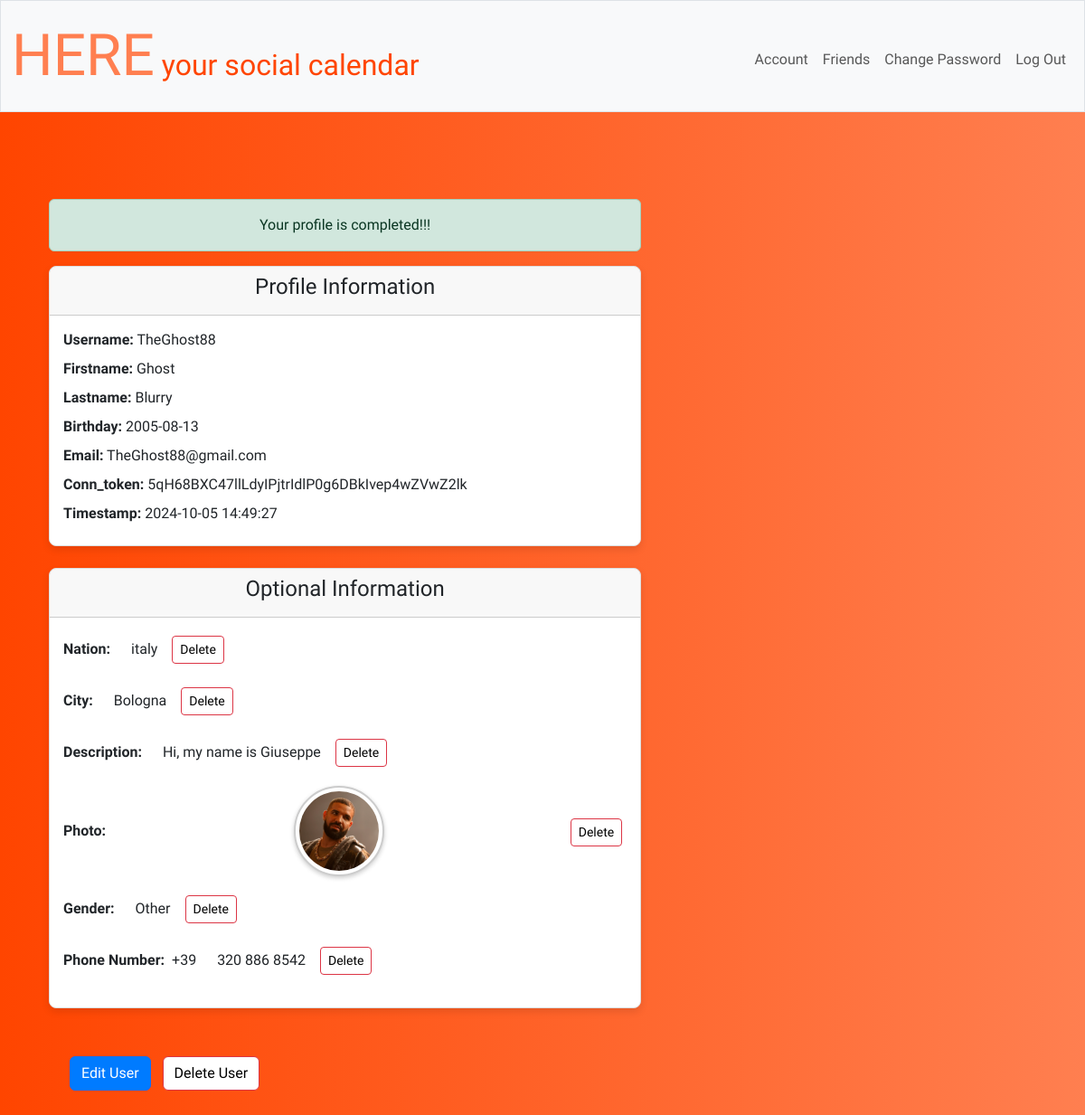
/account (signed in), run on the app's committed database.
### tables this page shows
CREATE TABLE user (
    id INTEGER PRIMARY KEY,
    username TEXT NOT NULL UNIQUE,
    FirstName TEXT,
    LastName TEXT,
    birthday DATE,
    email TEXT NOT NULL UNIQUE,
    hash TEXT,
    conn_token VARCHAR(255),
    timestamp DATETIME DEFAULT CURRENT_TIMESTAMP
);

CREATE TABLE user_optional (
   id INTEGER PRIMARY KEY,
     number TEXT UNIQUE,
     nation TEXT,
     city TEXT,
     description TEXT,
     photo TEXT,
     gender TEXT,
     username TEXT UNIQUE
);

### app.py (the view)
@app.route("/account", methods=["GET", "POST"])
@login_required
def account():
    if request.method == "GET":
        informations = dict(db.execute("SELECT * FROM user WHERE id = ?", session["user_id"])[0])
        optional_informations = dict(db.execute("SELECT * FROM user_optional WHERE id = ?", session["user_id"])[0])
        phone_string = optional_informations["number"]
        if phone_string != None:
            del optional_informations["number"]
            optional_informations["prefix"], optional_informations["phone_number"] = split_phonenumber(phone_string)
        else:
            del optional_informations["number"]
            optional_informations["prefix"] = None
            optional_informations["phone_number"] = None
        counter = 0
        for key, value in optional_informations.items():
            if value == None:
                counter += 1
        return render_template("account.html", informations= informations, optional_informations=optional_informations, counter=counter)

### app.py (called while the page is built)
@app.before_request
def enable_foreign_keys():
    db.execute("PRAGMA foreign_keys = ON")

### helpers.py (called while the page is built)
def login_required(f):
    @wraps(f)
    def decorated_function(*args, **kwargs):
        if session.get("user_id") is None:
            return redirect("/login")
        return f(*args, **kwargs)
    return decorated_function

def split_phonenumber(phonenumber):
        sectors = phonenumber.split()
        split_index = len(sectors) - 3
        prefix = ' '.join(sectors[:split_index])
        phone_number = ' '.join(sectors[split_index:])
        return prefix, phone_number

### templates/account.html (shortened to what this page needs)
{% extends "root.html" %}
{% block main %}
<div id="container" class="container mt-5 clearfix">
    {% if counter != 0 %}
        <div class="alert alert-warning" style="width: 60%; float: left;">
            You have {{ counter }} optional fields left blank
        </div>
    {% else %}
        <div class="alert alert-success" style="width: 60%; float: left;">
            Your profile is completed!!!
        </div>
    {% endif %}
    <div class="card mb-4 shadow-box float-left" style="width: 60%; margin-right: 2%;">
        <div class="card-header">
            <h4 class="card-title">Profile Information</h4>
        </div>
        <div class="card-body" style="text-align: left">
            {% for key, value in informations.items() %}
                {% if key != 'hash' and key != 'id' %}
                    <div class="mb-2">
                        <strong>{{ key|capitalize }}:</strong> {{ value }}
                    </div>
                {% endif %}
            {% endfor %}
        </div>
    </div>
    <div class="card mb-4 shadow-box float-left" style="width: 60%;">
        <div class="card-header">
            <h4 class="card-title">Optional Information</h4>
        </div>
        <div class="card-body clearfix" id="optionalContainer">
            {% for key, value in optional_informations.items() %}
                {% if key != 'id' and key != 'username'  and key != 'prefix'%}
                    <div class="d-flex justify-content-start align-items-center mb-3 optionalCards">
                        {% if key != 'photo' and key != 'phone_number' %}
                            <strong class="me-2">{{ key|capitalize }}:</strong>
                            <div class="me-2 optionalValues">{{ value }}</div>
                            <form action="/delete_information" method="post" class="d-inline">
                                <button type="submit" class="btn btn-danger btn-sm ms-2">Delete</button>
                            </form>
                        {% elif key == 'photo' %}
                            <strong class="me-2 optionalValues" style="margin-left: 0px">Photo:</strong>
                            <div class="photo-preview-container">
                                <img id="PhotoPreview" class="img-thumbnail me-2 photo-preview" style="width: 100px; height: 100px; margin-top: 0px" alt="Profile photo preview">
                            </div>
                            <form action="/delete_information" method="post" class="d-inline">
                                <button type="submit" id="photoButton" class="btn btn-danger btn-sm ms-2 mt-2">Delete</button>
                            </form>
                        {% elif key == 'phone_number' %}
                            <strong class="me-2">Phone Number:</strong>
                            <div id="prefixDiv" class="me-2">{{ optional_informations.get('prefix') }}</div>
                            <div class="me-2 optionalValues">{{ value }}</div>
                            <form action="/delete_information" method="post" class="d-inline">
                                <button type="submit" class="btn btn-danger btn-sm ms-2">Delete</button>
                            </form>
                        {% endif %}
                    </div>
                {% endif %}
            {% endfor %}
        </div>
    </div>
</div>
<div class="d-flex justify-content-start align-items-center mt-4" style="margin: 30px">
    <form action="/change_informations" method="get" class="me-2">
        <button type="submit" class="btn btn-primary">Edit User</button>
    </form>
    <button class="btn btn-danger" data-bs-toggle="collapse" data-bs-target="#confirm" style="margin: 0px">Delete User</button>
</div>
{% endblock %}

### templates/root.html (shortened to what this page needs)
<!DOCTYPE html>
<html lang="en">
    <head>
        <link href="https://cdn.jsdelivr.net/npm/bootstrap@5.3.2/dist/css/bootstrap.min.css" rel="stylesheet">
        <link href="/static/css/styles.css" rel="stylesheet">
    </head>
    <body>
        <nav class="bg-light border navbar navbar-expand-md navbar-light">
            <div class="container-fluid">
                <a class="navbar-brand" href="/"><span style="color: #FF7F50; font-size: 200%;">HERE</span> <span style="color: #FF4500">your social calendar </span></a>
                <div class="collapse navbar-collapse" id="navbar">
                    {% if session["user_id"] %}
                        <ul class="navbar-nav ms-auto mt-2">
                            <li class="nav-item"><a class="nav-link" href="/account">Account<a></li>
                            <li class="nav-item"><a class="nav-link" href="/friends">Friends<a></li>
                            <li class="nav-item"><a class="nav-link" href="/change">Change Password<a></li>
                            <li class="nav-item"><a class="nav-link" href="/logout">Log Out</a></li>
                        </ul>
                    {% else %}
                        <ul class="navbar-nav ms-auto mt-2">
                            <li class="nav-item"><a class="nav-link" href="/register">Register</a></li>
                            <li class="nav-item"><a class="nav-link" href="/login">Log In</a></li>
                        </ul>
                    {% endif %}
                </div>
            </div>
        </nav>
        <main class="container py-5 text-center">
            {% block main %}{% endblock %}
        </main>
    </body>
</html>

### static/css/styles.css (style rules this page uses)
body { font-family: "Archivo Black"; background: linear-gradient(to right, #FF4500, #FF7F50); }
nav .navbar-brand { font-size: xx-large; }
.btn { color: black; margin: 5px; background-color: white; }
.photo-preview-container { flex: 1; margin-left: 10px; display: flex; align-items: center; justify-content: center; }
.photo-preview { width: 100px; height: 100px; margin-top: 20px; object-fit: cover; border-radius: 50%; border: 2px solid #ccc; box-shadow: 0 2px 5px rgba(0, 0, 0, 0.2); transition: transform 0.3s ease, box-shadow 0.3s ease; }
.btn { display: block; }
.btn-primary { background-color: #007bff; color: white; }
.card { background-color: #ffffff; border: 1px solid #ddd; border-radius: 8px; box-shadow: 0 2px 4px rgba(0, 0, 0, 0.1); }
.card-body { padding: 15px; }

### templates/account.html (style rules this page uses)
.shadow-box { box-shadow: 0 4px 8px rgba(0, 0, 0, 0.1); transition: box-shadow 0.3s ease, transform 0.3s ease; }
input, .optionalValues { margin-left: 15px; float: left; }
.float-left { float: left; }
.clearfix::after { content: ""; clear: both; display: table; }

### data on the page
user: key "Username", username "TheGhost88", key "Firstname", FirstName "Ghost", key "Lastname", LastName "Blurry", key "Birthday", birthday "2005-08-13", key "Email", email "TheGhost88@gmail.com", key "Conn_token", conn_token "5qH68BXC47llLdyIPjtrIdlP0g6DBkIvep4wZVwZ2lk", key "Timestamp", timestamp "2024-10-05 14:49:27"
user_optional: key "Nation", nation "italy", key "City", city "Bologna", key "Description", description "Hi, my name is Giuseppe", key "Gender", gender "Other"

### other printed values
{{ optional_informations.get('prefix') }} "+39"
{{ value }} "320 886 8542"
